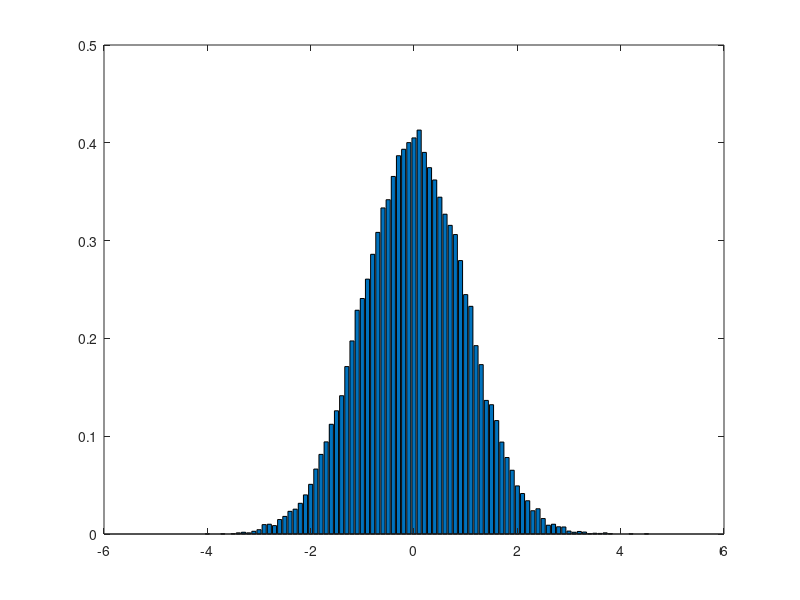
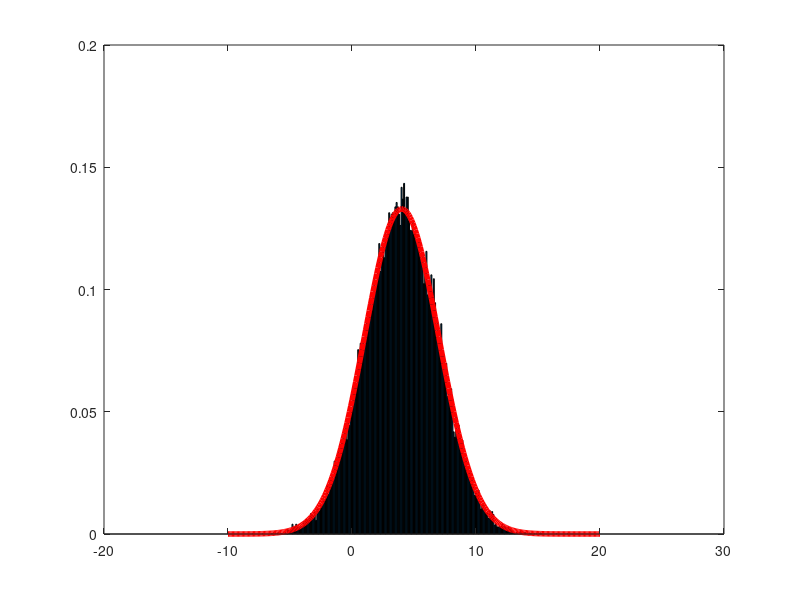

These figures' MATLAB source, in order:
clear variables;
close all;
clc;

N = 50000;

%% Question1

U1 = rand(1,N);
U2 = rand(1,N);

X = sqrt(-2*log(U1)).*cos(2*pi*U2);
Y = sqrt(-2*log(U1)).*sin(2*pi*U2);

figure(1);
[h,xout] = hist(X,-5:0.1:5);
bar(xout,h/trapz(xout,h));

%% Question 2

mu = 4;
sigma = 3;

Z = X*sigma+mu;

figure(2);
[h_Z,zout] = hist(Z,-10:0.1:20);
bar(zout,h_Z/trapz(zout,h_Z));
hold on;

densite_th = 1/(sigma*sqrt(2*pi))*exp(-(zout-mu).^2/(2*sigma^2));
plot(zout,densite_th,'r','Linewidth',4);